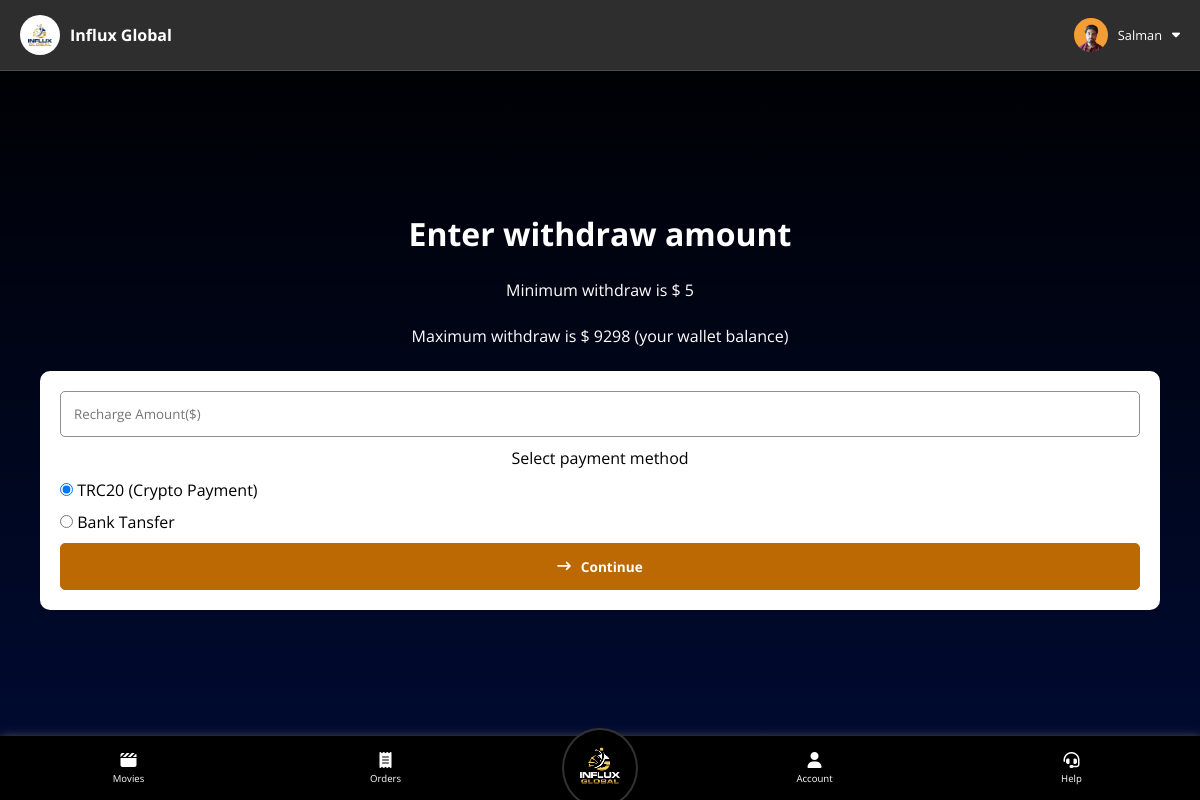
The page /user/withdraw (signed in) on the database its author committed.
### backend.py (models this page shows)
class users(db.Model):
    user_id = db.Column(db.String(50), primary_key=True, nullable=False)
    name = db.Column(db.String(50), nullable=False, unique=False)
    email = db.Column(db.String, nullable=True, unique=False)
    phone = db.Column(db.String(50), nullable=False, unique=True)
    password = db.Column(db.String(50), nullable=False, unique=False)
    country = db.Column(db.String(20), nullable=False, unique=False)
    account_status = db.Column(db.String(20), nullable=True, unique=False)
    selfReferalCode = db.Column(db.String(50), nullable=False, unique=True)
    joiningReferalCode = db.Column(db.String(50), nullable=False, unique=False)
    level = db.Column(db.Integer, nullable=False, unique=False)
    purchased_tickets = db.Column(db.String, nullable=True, unique=False)
    payment_requests = db.Column(db.String, nullable=True, unique=False)
    overall_referals = db.Column(db.Integer, nullable=False, unique=False)
    overall_deposit = db.Column(db.Float, nullable=False, unique=False)
    wallet_balance = db.Column(db.Float, nullable=False, unique=False)
    experience_money = db.Column(db.Float, nullable=True, unique=False)
    overall_earning = db.Column(db.Float, nullable=False, unique=False)
    today_earning = db.Column(db.Float, nullable=False, unique=False)
    monthly_earning = db.Column(db.Float, nullable=False, unique=False)

### backend.py (the view)
@app.route("/user/withdraw", methods=["GET", "POST"])
def user_withdraw():
    user_id = session["user"]
    selected_user = users.query.filter_by(user_id = user_id).first()
    if request.method == "GET":
        if "user" in session:
            if selected_user:
                return render_template("user/withdraw.html", user = selected_user, float_to_int=float_to_int, get_dpImg_src=get_dpImg_src)
            else:
                session.pop("user")
                return redirect("/")
        else:
            return redirect("/")
    elif request.method == "POST":
        amount =  float(request.form.get('amount'))
        payment_method = request.form.get("payment_method")
        return redirect(f"/user/get_account_details?amount={amount}&payment_method={payment_method}")

### backend.py (called while the page is built)
@app.context_processor
def inject_vars():
    return {
        "aos_style" : "fade-down",
        "aos_time" : 300
    }

@app.route("/get-dp-img-src/<string:user_id>", methods=["GET"])
def get_dpImg_src(user_id):
    user_dp_folder = os.path.join(app.config['UPLOAD_FOLDER'], "dp", user_id)
    if os.path.exists(user_dp_folder):
        dp_filename = os.listdir(user_dp_folder)[0]
        img_src = "/" + os.path.join(user_dp_folder, dp_filename)
        return img_src
    else:
        return False

def float_to_int(num:float):
    return int(num)

### flask_maintenance/__init__.py (called while the page is built)
    def _handler(self):
        actx = _app_ctx_stack.top
        rctx = _request_ctx_stack.top
        if actx and rctx:
            if request.endpoint not in FILTERED_ROUTES:
                ins_path = os.path.join(current_app.instance_path,
                                        'under_maintenance')
                if os.path.exists(ins_path) and os.path.isfile(ins_path):
                    abort(503)

### templates/user/withdraw.html (shortened to what this page needs)
{% extends 'user/home.html' %}
{% block main %}
<div id="formContainer">
    <h1>Enter withdraw amount</h1>
    <p style="color: white;">Minimum withdraw is &dollar; 5</p>
    <p style="color: white;">Maximum withdraw is &dollar; {{float_to_int(user.wallet_balance)}} (your wallet balance)</p>
    <form action="" method="post" id="rechargeForm">
        <input type="number" name="amount" id="amountInput" placeholder="Recharge Amount(&dollar;)" required min="5" max="{{user.wallet_balance}}">
        <p>Select payment method</p>
        <div class="radioContainer">
            <input type="radio" name="payment_method" id="radioCryptoPayment" value="TRC20" checked>
            <label for="radioCryptoPayment">TRC20 (Crypto Payment)</label>
        </div>
        <div class="radioContainer">
            <input type="radio" name="payment_method" id="radioBankTransfer" value="Bank Transfer">
            <label for="radioBankTransfer">Bank Tansfer</label>
        </div>
        <button type="submit" class="btn btnNormal btnWithIcon" id="submitBtn">
            <i class="fa-solid fa-arrow-right-long"></i>
            <span>Continue</span>
        </button>
    </form>
</div>
{% endblock main %}

### templates/user/home.html (shortened to what this page needs)
<!doctype html>
<html lang="en">
<head>
    <link rel="stylesheet" href="/static/css/comman.css">
    <link rel="stylesheet" href="/static/css/user/style.css">
    <link href="https://unpkg.com/aos@2.3.1/dist/aos.css" rel="stylesheet">
</head>
<body>
    {% block topbar %}
    <div id="topBar">
        <div class="block" style="padding: 5px 10px;">
            <span class="btnWithIcon">
                <img src="/static/img/favicons/apple-touch-icon.png" alt="logo" class="topBarLogo">
                <span style="font-weight: bold;">Influx Global</span>
            </span>
        </div>
        <div class="block" style="font-size: 0.8rem; cursor: pointer;">
            <span class="btnWithIcon topBarSpan" id="profileSpan">
                <div class="profilePicWrapper small">
                    {% if get_dpImg_src(user.user_id) %}
                    <img class="dpImg" src="{{get_dpImg_src(user.user_id)}}" alt="DP">
                    {% else %}
                    <i class="fa-solid fa-user" style="color: #ffffff;"></i>
                    {% endif %}
                </div>
                <span>{{user.name}}</span>
                <i class="fa-solid fa-caret-down"></i>
            </span>
        </div>
    </div>
    {% endblock topbar %}
    {% block main %}{% endblock main %}
    {% block nav %}
    <nav>
        <a href="/user" class="navlink navlinkWithIcon">
            <i class="fa-solid fa-clapperboard"></i>
            <span>Movies</span>
        </a>
        <a href="/user/orders" class="navlink navlinkWithIcon">
            <i class="fa-solid fa-receipt"></i>
            <span>Orders</span>
        </a>
        <a href="/user-home" id="navLogoLink">
            <img id="navLogo" src="{{ url_for('static', filename='img/logos/Png/Influx-global-logo-Final-Files-04.png') }}" alt="">
        </a>
        <a href="/user/account" class="navlink navlinkWithIcon">
            <i class="fa-solid fa-user"></i>
            <span>Account</span>
        </a>
        <a href="/user/help" class="navlink navlinkWithIcon">
            <i class="fa-solid fa-headset"></i>
            <span>Help</span>
        </a>
    </nav>
    {% endblock nav %}
</body>
</html>

### static/css/comman.css (style rules this page uses)
* { padding: 0px; margin: 0px; color: white; font-family: 'Montserrat', sans-serif; font-family: 'Nunito', sans-serif; font-family: 'Open Sans', sans-serif; }
html { scroll-behavior: smooth; }
a.navlink { text-decoration: none; }
.btn, .navlink { font-size: 0.85rem; }
.btn { background: none; border: none; padding: 13px; border-radius: 5px; font-weight: bold; text-align: center; }
.btnWithIcon { display: flex; align-items: center; justify-content: center; column-gap: 10px; }
.btn.btnNormal { background-color: #bd6903; border: 1px solid #bd6903; }
form { background-color: white; padding: 15px; display: flex; flex-direction: column; row-gap: 10px; width: 90%; border-radius: 8px; }
form p { align-self: center; }
.profilePicWrapper { border-radius: 100%; background-color: #0a4c9f; background-color: #6a3600; display: flex; align-items: center; justify-content: center; overflow: hidden; position: relative; }
.profilePicWrapper.small { width: 34px; height: 34px; }
.dpImg { transition: 0.5s; width: 105%; }

### static/css/user/style.css (style rules this page uses)
body { background: linear-gradient(180deg, black, transparent); background-color: #000b34; min-height: 100vh; }
nav { display: flex; justify-content: space-around; align-items: center; background-color: #001118; background-color: black; position: fixed; width: 100vw; bottom: 0px; z-index: 1; height: 4.5rem; box-shadow: 1px 1px 10px #565656; }
#navLogoLink { background-color: black; border-radius: 100%; border: 2px solid #323232; margin: 0px 4%; }
#navLogo { width: 6vw; width: 5.5rem; }
.navlink { font-size: 1rem; }
.navlink.navlinkWithIcon { display: flex; flex-direction: column; justify-content: center; align-items: center; row-gap: 4px; height: 100%; width: 100%; height: 100%; }
.navlink.navlinkWithIcon i { font-size: 2vw; font-size: 1rem; }
#topBar { display: flex; justify-content: space-between; align-items: center; border-bottom: 1px solid #ffffff26; position: sticky; top: 0px; backdrop-filter: blur(54px); background-color: #2e2e2e; z-index: 1; padding: 10px; }
.topBarLogo { width: 40px; border-radius: 87%; }
#profileSpan { padding: 5px 10px; }
@media screen and (max-width: 1431px) { nav { height: 4rem; justify-content: normal; } }
@media screen and (max-width: 1431px) { .navlink { font-size: 0.6rem; } }
@media screen and (max-width: 1431px) { .navlink.navlinkWithIcon { width: 100%; } }
@media screen and (max-width: 1431px) { .navlink.navlinkWithIcon i { font-size: 1rem; } }
@media screen and (max-width: 1431px) { #navLogo { width: 4.5rem; } }

### templates/user/withdraw.html (style rules this page uses)
#formContainer { height: 85vh; display: flex; flex-direction: column; align-items: center; justify-content: center; row-gap: 3vh; }
p, label { color: black; }
#formContainer form { background-color: white; padding: 20px; border-radius: 10px; display: flex; flex-direction: column; row-gap: 10px; }
input { border: 1px solid rgb(18 18 18 / 47%); border-radius: 5px; padding: 13px; color: black; background: none; outline: none; }

### rows shown on the page
users: user_id (picture), name "Salman", wallet_balance "9298"
